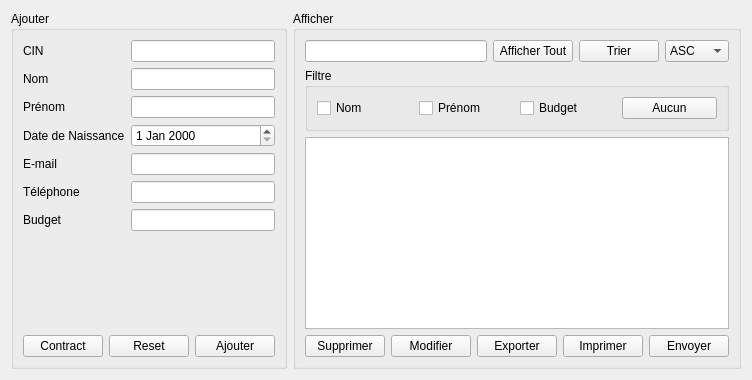
                  <widget class="QWidget" name="tab_3">
                   <attribute name="title">
                    <string>Clients</string>
                   </attribute>
                   <layout class="QHBoxLayout" name="horizontalLayout_15">
                    <item>
                     <layout class="QHBoxLayout" name="horizontalLayout_24">
                      <item>
                       <widget class="QGroupBox" name="groupBox_ajouter_invites_2">
                        <property name="title">
                         <string>Ajouter  </string>
                        </property>
                        <layout class="QVBoxLayout" name="verticalLayout_11">
                         <item>
                          <layout class="QVBoxLayout" name="verticalLayout_12">
                           <item>
                            <layout class="QFormLayout" name="formLayout_4">
                             <item row="0" column="0">
                              <widget class="QLabel" name="cINLabel_2">
                               <property name="text">
                                <string>CIN</string>
                               </property>
                              </widget>
                             </item>
                             <item row="0" column="1">
                              <widget class="QLineEdit" name="cin_client"/>
                             </item>
                             <item row="1" column="0">
                              <widget class="QLabel" name="prNomLabel_3">
                               <property name="text">
                                <string>Nom</string>
                               </property>
                              </widget>
                             </item>
                             <item row="1" column="1">
                              <widget class="QLineEdit" name="nom_client"/>
                             </item>
                             <item row="2" column="0">
                              <widget class="QLabel" name="prNomLabel_4">
                               <property name="text">
                                <string>Prénom</string>
                               </property>
                              </widget>
                             </item>
                             <item row="2" column="1">
                              <widget class="QLineEdit" name="prenom_client"/>
                             </item>
                             <item row="3" column="0">
                              <widget class="QLabel" name="dateDeNaissanceLabel_2">
                               <property name="text">
                                <string>Date de Naissance</string>
                               </property>
                              </widget>
                             </item>
                             <item row="3" column="1">
                              <widget class="QDateEdit" name="date_client"/>
                             </item>
                             <item row="4" column="0">
                              <widget class="QLabel" name="eMailLabel_2">
                               <property name="text">
                                <string>E-mail</string>
                               </property>
                              </widget>
                             </item>
                             <item row="4" column="1">
                              <widget class="QLineEdit" name="email_client"/>
                             </item>
                             <item row="5" column="0">
                              <widget class="QLabel" name="tLPhoneLabel_2">
                               <property name="text">
                                <string>Téléphone</string>
                               </property>
                              </widget>
                             </item>
                             <item row="5" column="1">
                              <widget class="QLineEdit" name="tel_client"/>
                             </item>
                             <item row="6" column="0">
                              <widget class="QLabel" name="budgetLabel">
                               <property name="text">
                                <string>Budget</string>
                               </property>
                              </widget>
                             </item>
                             <item row="6" column="1">
                              <widget class="QLineEdit" name="budget_client"/>
                             </item>
                            </layout>
                           </item>
                           <item>
                            <layout class="QHBoxLayout" name="horizontalLayout_28">
                             <item>
                              <widget class="QPushButton" name="contract_client">
                               <property name="text">
                                <string>Contract</string>
                               </property>
                              </widget>
                             </item>
                             <item>
                              <widget class="QPushButton" name="reset_client">
                               <property name="text">
                                <string>Reset</string>
                               </property>
                              </widget>
                             </item>
                             <item>
                              <widget class="QPushButton" name="ajouter_client">
                               <property name="text">
                                <string>Ajouter</string>
                               </property>
                              </widget>
                             </item>
                            </layout>
                           </item>
                          </layout>
                         </item>
                        </layout>
                       </widget>
                      </item>
                      <item>
                       <widget class="QGroupBox" name="groupBox_afficher_invites_2">
                        <property name="title">
                         <string>Afficher</string>
                        </property>
                        <layout class="QVBoxLayout" name="verticalLayout_17">
                         <item>
                          <layout class="QVBoxLayout" name="verticalLayout_18">
                           <item>
                            <layout class="QHBoxLayout" name="horizontalLayout_35">
                             <item>
                              <widget class="QLineEdit" name="recherche_client"/>
                             </item>
                             <item>
                              <widget class="QPushButton" name="afficher_tout_client">
                               <property name="text">
                                <string>Afficher Tout</string>
                               </property>
                              </widget>
                             </item>
                             <item>
                              <widget class="QPushButton" name="trier_client">
                               <property name="text">
                                <string>Trier</string>
                               </property>
                              </widget>
                             </item>
                             <item>
                              <widget class="QComboBox" name="ordre_client">
                               <item>
                                <property name="text">
                                 <string>ASC</string>
                                </property>
                               </item>
                               <item>
                                <property name="text">
                                 <string>DESC</string>
                                </property>
                               </item>
                              </widget>
                             </item>
                            </layout>
                           </item>
                           <item>
                            <layout class="QHBoxLayout" name="horizontalLayout_36"/>
                           </item>
                           <item>
                            <layout class="QHBoxLayout" name="horizontalLayout_39">
                             <item>
                              <widget class="QGroupBox" name="groupBox_8">
                               <property name="title">
                                <string>Filtre</string>
                               </property>
                               <layout class="QHBoxLayout" name="horizontalLayout_40">
                                <item>
                                 <layout class="QHBoxLayout" name="horizontalLayout_41">
                                  <item>
                                   <widget class="QCheckBox" name="checkBox_nom_client">
                                    <property name="text">
                                     <string>Nom</string>
                                    </property>
                                   </widget>
                                  </item>
                                  <item>
                                   <widget class="QCheckBox" name="checkBox_prenom_client">
                                    <property name="text">
                                     <string>Prénom</string>
                                    </property>
                                   </widget>
                                  </item>
                                  <item>
                                   <widget class="QCheckBox" name="checkBox_budget_client">
                                    <property name="text">
                                     <string>Budget</string>
                                    </property>
                                   </widget>
                                  </item>
                                  <item>
                                   <widget class="QPushButton" name="aucun_client">
                                    <property name="text">
                                     <string>Aucun</string>
                                    </property>
                                   </widget>
                                  </item>
                                 </layout>
                                </item>
                               </layout>
                              </widget>
                             </item>
                            </layout>
                           </item>
                           <item>
                            <layout class="QHBoxLayout" name="horizontalLayout_42">
                             <item>
                              <widget class="QTableView" name="tableView_client"/>
                             </item>
                            </layout>
                           </item>
                           <item>
                            <layout class="QHBoxLayout" name="horizontalLayout_43">
                             <item>
                              <widget class="QPushButton" name="supprimer_client">
                               <property name="text">
                                <string>Supprimer</string>
                               </property>
                              </widget>
                             </item>
                             <item>
                              <widget class="QPushButton" name="modifier_client">
                               <property name="text">
                                <string>Modifier</string>
                               </property>
                               <property name="checkable">
                                <bool>true</bool>
                               </property>
                              </widget>
                             </item>
                             <item>
                              <widget class="QPushButton" name="exporter_client">
                               <property name="text">
                                <string>Exporter</string>
                               </property>
                              </widget>
                             </item>
                             <item>
                              <widget class="QPushButton" name="imprimer_client">
                               <property name="text">
                                <string>Imprimer</string>
                               </property>
                              </widget>
                             </item>
                             <item>
                              <widget class="QPushButton" name="envoyer_client">
                               <property name="text">
                                <string>Envoyer</string>
                               </property>
                              </widget>
                             </item>
                            </layout>
                           </item>
                          </layout>
                         </item>
                        </layout>
                       </widget>
                      </item>
                     </layout>
                    </item>
                   </layout>
                  </widget>
